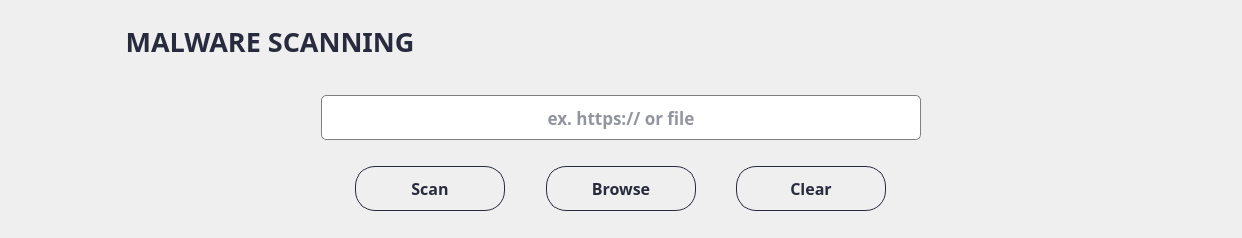
              <widget class="QWidget" name="widget_78" native="true">
               <layout class="QVBoxLayout" name="verticalLayout_48">
                <item>
                 <widget class="QWidget" name="widget_80" native="true">
                  <property name="minimumSize">
                   <size>
                    <width>1220</width>
                    <height>60</height>
                   </size>
                  </property>
                  <property name="maximumSize">
                   <size>
                    <width>1220</width>
                    <height>60</height>
                   </size>
                  </property>
                  <layout class="QVBoxLayout" name="verticalLayout_49">
                   <item alignment="Qt::AlignLeft">
                    <widget class="QLabel" name="label_malware">
                     <property name="minimumSize">
                      <size>
                       <width>500</width>
                       <height>40</height>
                      </size>
                     </property>
                     <property name="maximumSize">
                      <size>
                       <width>500</width>
                       <height>40</height>
                      </size>
                     </property>
                     <property name="font">
                      <font>
                       <family>Bahnschrift SemiBold</family>
                       <pointsize>20</pointsize>
                       <weight>75</weight>
                       <bold>true</bold>
                      </font>
                     </property>
                     <property name="styleSheet">
                      <string notr="true">	color: rgba(40,43,61,255) ;</string>
                     </property>
                     <property name="text">
                      <string>MALWARE SCANNING</string>
                     </property>
                     <property name="alignment">
                      <set>Qt::AlignCenter</set>
                     </property>
                    </widget>
                   </item>
                  </layout>
                 </widget>
                </item>
                <item alignment="Qt::AlignHCenter">
                 <widget class="QWidget" name="widget_81" native="true">
                  <layout class="QVBoxLayout" name="verticalLayout_50">
                   <item alignment="Qt::AlignHCenter">
                    <widget class="QWidget" name="widget_83" native="true">
                     <layout class="QVBoxLayout" name="verticalLayout_51">
                      <item>
                       <widget class="QLineEdit" name="lineEdit_malware">
                        <property name="minimumSize">
                         <size>
                          <width>600</width>
                          <height>45</height>
                         </size>
                        </property>
                        <property name="font">
                         <font>
                          <family>Bahnschrift SemiBold</family>
                          <pointsize>13</pointsize>
                          <weight>75</weight>
                          <bold>true</bold>
                         </font>
                        </property>
                        <property name="styleSheet">
                         <string notr="true">QLineEdit {
  border: 1px solid gray;
  color: rgba(40,43,61,255);
  border-radius: 5px;
}

QLineEdit:hover {
  border: 2px solid;
  border-color: rgba(0,143,255,255);
}
QLineEdit:focus {
  border: 1px solid;
  border-color: rgba(88,199,141,255);
}
</string>
                        </property>
                        <property name="alignment">
                         <set>Qt::AlignCenter</set>
                        </property>
                        <property name="placeholderText">
                         <string>ex. https:// or file</string>
                        </property>
                       </widget>
                      </item>
                     </layout>
                    </widget>
                   </item>
                   <item>
                    <widget class="QWidget" name="widget_82" native="true">
                     <layout class="QHBoxLayout" name="horizontalLayout_34">
                      <item alignment="Qt::AlignHCenter">
                       <widget class="QPushButton" name="btn_scanMalware">
                        <property name="minimumSize">
                         <size>
                          <width>150</width>
                          <height>45</height>
                         </size>
                        </property>
                        <property name="maximumSize">
                         <size>
                          <width>150</width>
                          <height>40</height>
                         </size>
                        </property>
                        <property name="font">
                         <font>
                          <family>Bahnschrift SemiBold</family>
                          <pointsize>12</pointsize>
                          <weight>75</weight>
                          <bold>true</bold>
                         </font>
                        </property>
                        <property name="cursor">
                         <cursorShape>PointingHandCursor</cursorShape>
                        </property>
                        <property name="styleSheet">
                         <string notr="true">QPushButton {    
    border: 1px solid rgba(40,43,61,255) ;
    border-radius: 20px;
    padding: 5px 10px;
	color: rgba(40,43,61,255) ;
}

QPushButton:hover {
    background-color: ;
}
</string>
                        </property>
                        <property name="text">
                         <string>Scan</string>
                        </property>
                        <property name="icon">
                         <iconset>
                          <normaloff>../icons/icon-scan.png</normaloff>../icons/icon-scan.png</iconset>
                        </property>
                        <property name="iconSize">
                         <size>
                          <width>30</width>
                          <height>30</height>
                         </size>
                        </property>
                       </widget>
                      </item>
                      <item>
                       <widget class="QPushButton" name="btn_browseMalware">
                        <property name="minimumSize">
                         <size>
                          <width>150</width>
                          <height>45</height>
                         </size>
                        </property>
                        <property name="maximumSize">
                         <size>
                          <width>150</width>
                          <height>40</height>
                         </size>
                        </property>
                        <property name="font">
                         <font>
                          <family>Bahnschrift SemiBold</family>
                          <pointsize>12</pointsize>
                          <weight>75</weight>
                          <bold>true</bold>
                         </font>
                        </property>
                        <property name="cursor">
                         <cursorShape>PointingHandCursor</cursorShape>
                        </property>
                        <property name="styleSheet">
                         <string notr="true">QPushButton {    
    border: 1px solid rgba(40,43,61,255) ;
    border-radius: 20px;
    padding: 5px 10px;
	color: rgba(40,43,61,255) ;
}

QPushButton:hover {
    background-color: ;
}
</string>
                        </property>
                        <property name="text">
                         <string>Browse</string>
                        </property>
                        <property name="icon">
                         <iconset>
                          <normaloff>../icons/icon-folder.png</normaloff>../icons/icon-folder.png</iconset>
                        </property>
                        <property name="iconSize">
                         <size>
                          <width>30</width>
                          <height>30</height>
                         </size>
                        </property>
                       </widget>
                      </item>
                      <item alignment="Qt::AlignHCenter">
                       <widget class="QPushButton" name="btn_clearMalware">
                        <property name="minimumSize">
                         <size>
                          <width>150</width>
                          <height>45</height>
                         </size>
                        </property>
                        <property name="maximumSize">
                         <size>
                          <width>150</width>
                          <height>40</height>
                         </size>
                        </property>
                        <property name="font">
                         <font>
                          <family>Bahnschrift SemiBold</family>
                          <pointsize>12</pointsize>
                          <weight>75</weight>
                          <bold>true</bold>
                         </font>
                        </property>
                        <property name="cursor">
                         <cursorShape>PointingHandCursor</cursorShape>
                        </property>
                        <property name="styleSheet">
                         <string notr="true">QPushButton {    
    border: 1px solid rgba(40,43,61,255) ;
    border-radius: 20px;
    padding: 5px 10px;
	color: rgba(40,43,61,255) ;
}

QPushButton:hover {
    background-color: ;
}
</string>
                        </property>
                        <property name="text">
                         <string>Clear</string>
                        </property>
                        <property name="icon">
                         <iconset>
                          <normaloff>../icons/icon-clear.png</normaloff>../icons/icon-clear.png</iconset>
                        </property>
                        <property name="iconSize">
                         <size>
                          <width>30</width>
                          <height>30</height>
                         </size>
                        </property>
                       </widget>
                      </item>
                     </layout>
                    </widget>
                   </item>
                  </layout>
                 </widget>
                </item>
               </layout>
              </widget>
